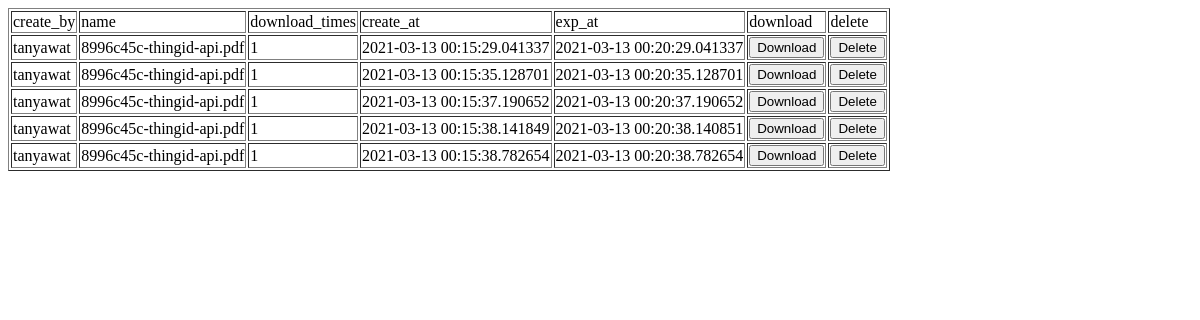
Before: /api/files/list with the older database file.
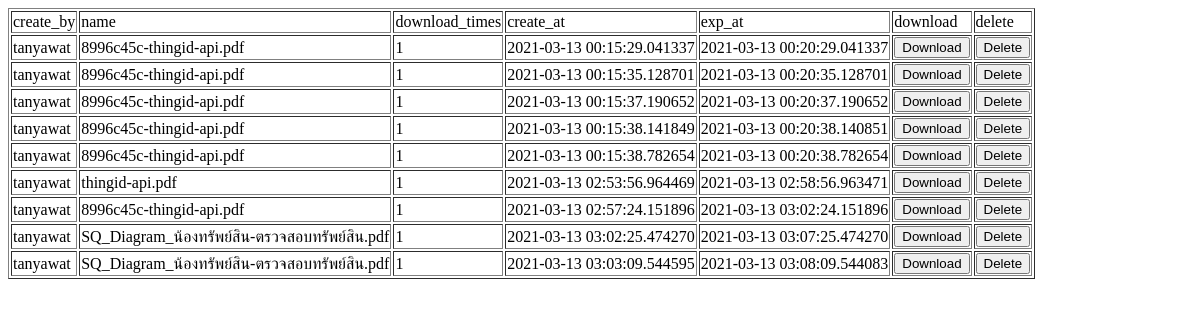
After: the same page with the newer database file.
### tables this page shows
CREATE TABLE files
        (uuid text,
        name text,
        uuid_name text, 
        password text, 
        download_times int,
        create_by text,
        [create_at] timestamp,
        [exp_at] timestamp);

### apps/service/controller.py (the view)
@connect_sqlite()
def list_files(cursor):
    try :
        cursor.execute("select * from files")
        rows = cursor.fetchall();
        return render_template('file_list.html', rows = rows)
    except Exception as e :
        return "list_files ERROR : "+ str(e)

### apps/dbconfig.py (called while the page is built)
def connect_sqlite():
    def wrap(fn):
        @wraps(fn)
        def wrapper(*args, **kwargs):
            try:
                connection = sqlite3.connect(configdb["db_name"])
                cursor = connection.cursor()
                cursor.row_factory = sqlite3.Row
                return_val = fn(cursor, *args, **kwargs)
            except Exception as e :
                return "connect_sqlite ERROR :" + str(e)
            finally:
                connection.commit()
                connection.close()
            return return_val
        return wrapper
    return wrap

### apps/server.py (called while the page is built)
@app.after_request
def after_request(response):
    response.headers.add(
    'Access-Control-Allow-Origin',
    '*',
    )
    response.headers.add(
    'Access-Control-Allow-Credentials',
    'true'
    )
    response.headers.add(
    'Access-Control-Allow-Headers',
    'X-Requested-With,Content-type,withCredentials,authorization'
    )
    response.headers.add(
    'Access-Control-Allow-Methods',
    'GET,PUT,POST,DELETE,OPTIONS'
    )
    return response

### templates/file_list.html (shortened to what this page needs)
<!doctype html>
<html>
   <body>
      <table border = 1>
         <thead>
            <td>create_by</td>
            <td>name</td>
            <td>download_times</td>
            <td>create_at</td>
            <td>exp_at</td>
            <td>download</td>
            <td>delete</td>
         </thead>
         {% for row in rows %}
            <tr>
               <td>{{row["create_by"]}}</td>
               <td>{{row["name"]}}</td>
               <td>{{row['download_times']}}</td>
               <td>{{row['create_at']}}</td>
               <td>{{row['exp_at']}}</td>
               <td><form action="/api/files/service_download/{{row['uuid_name']}} "method="POST" enctype="multipart/form-data">
                  <input type="submit" value="Download" />
              </form></td>
               <td><form action="/api/files/confirm_delete/{{row['uuid_name']}}" method="POST" enctype="multipart/form-data">
                  <input type="submit" value="Delete" />
              </form></td>
            </tr>
         {% endfor %}
      </table>
   </body>
</html>

Changed rows visible on the page:
added files: create_by "tanyawat", name "thingid-api.pdf", download_times "1", create_at "2021-03-13 02:53:56.964469", exp_at "2021-03-13 02:58:56.963471"
added files: create_by "tanyawat", name "8996c45c-thingid-api.pdf", download_times "1", create_at "2021-03-13 02:57:24.151896", exp_at "2021-03-13 03:02:24.151896"
added files: create_by "tanyawat", name "SQ_Diagram_น้องทรัพย์สิน-ตรวจสอบทรัพย์สิน.pdf", download_times "1", create_at "2021-03-13 03:02:25.474270", exp_at "2021-03-13 03:07:25.474270"
added files: create_by "tanyawat", name "SQ_Diagram_น้องทรัพย์สิน-ตรวจสอบทรัพย์สิน.pdf", download_times "1", create_at "2021-03-13 03:03:09.544595", exp_at "2021-03-13 03:08:09.544083"
